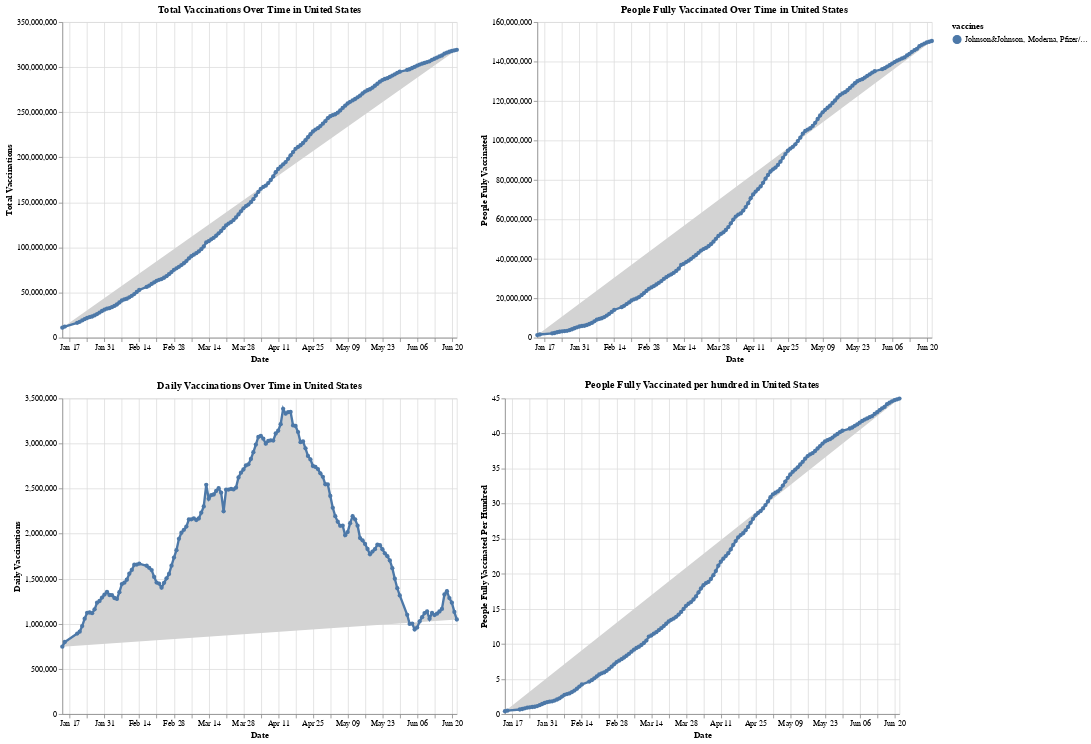

The cell this chart's notebook holds for it:
### Code cell
# total vaccinations in United States
total = alt.Chart(df_usa).mark_line(size=3, point=True, fill='lightgrey').encode(
    alt.X('date:T', axis=alt.Axis(title="Date")),
    alt.Y('total_vaccinations:Q', axis=alt.Axis(title="Total Vaccinations")),
    alt.Color('vaccines:N', legend=alt.Legend(orient='right')),
    alt.Tooltip(['date','total_vaccinations']),
).properties(
    title='Total Vaccinations Over Time in United States',
    width = 500,
    height = 400
)
# people fully vaccinated
people_fully = alt.Chart(df_usa).mark_line(size=3, point=True, fill='lightgrey').encode(
    alt.X('date:T', axis=alt.Axis(title="Date")),
    alt.Y('people_fully_vaccinated:Q', axis=alt.Axis(title="People Fully Vaccinated")),
    alt.Color('vaccines:N', legend=alt.Legend(orient='right')),
    alt.Tooltip(['date','people_fully_vaccinated']),
).properties(
    title='People Fully Vaccinated Over Time in United States',
    width = 500,
    height = 400
)
# daily vaccinaitons
daily = alt.Chart(df_usa).mark_line(size=3, point=True, fill='lightgrey').encode(
    alt.X('date:T', axis=alt.Axis(title="Date")),
    alt.Y('daily_vaccinations:Q', axis=alt.Axis(title="Daily Vaccinations")),
    alt.Color('vaccines:N', legend=alt.Legend(orient='right')),
    alt.Tooltip(['date','daily_vaccinations']),
).properties(
    title='Daily Vaccinations Over Time in United States',
    width = 500,
    height = 400
)

# People Fully Vaccinated Per Hundred
per_hundred = alt.Chart(df_usa).mark_line(size=3, point=True, fill='lightgrey').encode(
    alt.X('date:T', axis=alt.Axis(title="Date")),
    alt.Y('people_fully_vaccinated_per_hundred:Q', axis=alt.Axis(title="People Fully Vaccinated Per Hundred")),
    alt.Color('vaccines:N', legend=alt.Legend(orient='right')),
    alt.Tooltip(['date','people_fully_vaccinated_per_hundred']),
).properties(
    title='People Fully Vaccinated per hundred in United States',
    width = 500,
    height = 400
)

chart = total | people_fully
chart &= daily | per_hundred
chart

### Figure 1 — Vega-Lite specification as saved in the notebook (floating-point values rounded to 4 significant figures; data arrays with more than 128 entries replaced by an {"elided": "..."} marker saying what was removed)
{"config": {"view": {"continuousWidth": 400, "continuousHeight": 300}}, "vconcat": [{"hconcat": [{"mark": {"type": "line", "fill": "lightgrey", "point": true, "size": 3}, "encoding": {"color": {"type": "nominal", "field": "vaccines", "legend": {"orient": "right"}}, "tooltip": [{"type": "temporal", "field": "date"}, {"type": "quantitative", "field": "total_vaccinations"}], "x": {"type": "temporal", "axis": {"title": "Date"}, "field": "date"}, "y": {"type": "quantitative", "axis": {"title": "Total Vaccinations"}, "field": "total_vaccinations"}}, "height": 400, "title": "Total Vaccinations Over Time in United States", "width": 500}, {"mark": {"type": "line", "fill": "lightgrey", "point": true, "size": 3}, "encoding": {"color": {"type": "nominal", "field": "vaccines", "legend": {"orient": "right"}}, "tooltip": [{"type": "temporal", "field": "date"}, {"type": "quantitative", "field": "people_fully_vaccinated"}], "x": {"type": "temporal", "axis": {"title": "Date"}, "field": "date"}, "y": {"type": "quantitative", "axis": {"title": "People Fully Vaccinated"}, "field": "people_fully_vaccinated"}}, "height": 400, "title": "People Fully Vaccinated Over Time in United States", "width": 500}]}, {"hconcat": [{"mark": {"type": "line", "fill": "lightgrey", "point": true, "size": 3}, "encoding": {"color": {"type": "nominal", "field": "vaccines", "legend": {"orient": "right"}}, "tooltip": [{"type": "temporal", "field": "date"}, {"type": "quantitative", "field": "daily_vaccinations"}], "x": {"type": "temporal", "axis": {"title": "Date"}, "field": "date"}, "y": {"type": "quantitative", "axis": {"title": "Daily Vaccinations"}, "field": "daily_vaccinations"}}, "height": 400, "title": "Daily Vaccinations Over Time in United States", "width": 500}, {"mark": {"type": "line", "fill": "lightgrey", "point": true, "size": 3}, "encoding": {"color": {"type": "nominal", "field": "vaccines", "legend": {"orient": "right"}}, "tooltip": [{"type": "temporal", "field": "date"}, {"type": "quantitative", "field": "people_fully_vaccinated_per_hundred"}], "x": {"type": "temporal", "axis": {"title": "Date"}, "field": "date"}, "y": {"type": "quantitative", "axis": {"title": "People Fully Vaccinated Per Hundred"}, "field": "people_fully_vaccinated_per_hundred"}}, "height": 400, "title": "People Fully Vaccinated per hundred in United States", "width": 500}]}], "data": {"name": "data-b365327084b981c551c5c713363b0360"}, "$schema": "https://vega.github.io/schema/vega-lite/v4.8.1.json", "datasets": {"data-b365327084b981c551c5c713363b0360": {"elided": "152 records"}}}
